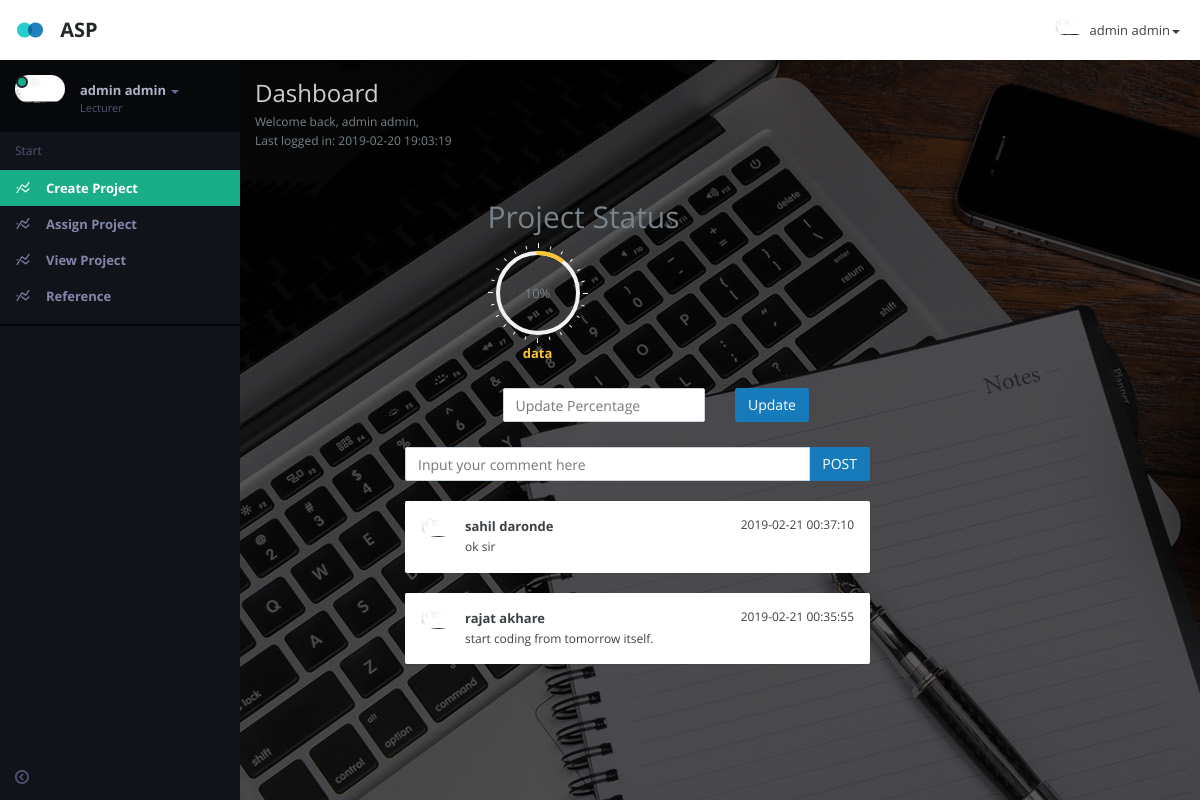
Screenshot of /guide/view_project_details.php?pid=2 (signed in) with the database file from the repository.
### tables this page shows
CREATE TABLE `project_details` (
  `id` int(11) NOT NULL,
  `guide_id` int(11) NOT NULL,
  `project_name` varchar(100) NOT NULL,
  `project_description` varchar(500) NOT NULL,
  `percentage` varchar(10) NOT NULL,
  `created` timestamp NOT NULL DEFAULT CURRENT_TIMESTAMP ON UPDATE CURRENT_TIMESTAMP,
  `project_domain` varchar(50) NOT NULL,
  `start_date` date NOT NULL,
  `end_date` date NOT NULL
);

CREATE TABLE `comments` (
  `id` int(11) NOT NULL,
  `comment` text NOT NULL,
  `user_id` int(11) NOT NULL,
  `project_id` int(11) NOT NULL,
  `created` datetime NOT NULL
);

CREATE TABLE `users` (
  `id` int(11) NOT NULL,
  `firstname` varchar(30) NOT NULL,
  `lastname` varchar(30) NOT NULL,
  `email` varchar(100) NOT NULL,
  `password` varchar(150) NOT NULL,
  `profile_img` varchar(100) NOT NULL,
  `user_type` int(11) NOT NULL,
  `avgmarks` int(10) NOT NULL,
  `status` int(1) NOT NULL,
  `created` timestamp NOT NULL DEFAULT CURRENT_TIMESTAMP ON UPDATE CURRENT_TIMESTAMP,
  `modified` timestamp NOT NULL DEFAULT '0000-00-00 00:00:00',
  `loggedin` timestamp NOT NULL DEFAULT '0000-00-00 00:00:00'
);

### guide/view_project_details.php (the view, shortened to what this page needs)
<?php
Include('../config/connect.php');
$project_id = $_GET['pid'];
$query1 = "SELECT c.comment, c.created, u.firstname, u.lastname FROM comments c INNER JOIN users u ON c.user_id=u.id WHERE project_id = $project_id ORDER BY c.created DESC";
$comments = $mysqli->query($query1) or die($query1."<br>".$mysqli->error);
$query2 = "SELECT percentage FROM project_details WHERE id=$project_id";
$approve = $mysqli->query($query2) or die($query2."<br>".$mysqli->error);
$approveData = $approve->fetch_assoc();
$approveData = $approveData['percentage'];
 ?><!DOCTYPE html><html lang="en" class="app">
<head>
 <link rel="stylesheet" href="css/app.v1.css" type="text/css" />
  <link rel="stylesheet" type="text/css" href="css/style.css" />
 <link rel="stylesheet" href="js/calendar/bootstrap_calendar.css" type="text/css" />
 </head>
 <body class="" >
  <section class="vbox"> <header class="bg-white header header-md navbar navbar-fixed-top-xs box-shadow">
    <div class="navbar-header aside-md dk">
          <a href="dashboard.php" class="navbar-brand"> <img src="images/logo.png" class="m-r-sm" alt="scale">
          <span class="hidden-nav-xs">ASP</span></a>
          <a class="btn btn-link visible-xs" data-toggle="dropdown" data-target=".user"> <i class="fa fa-cog"></i> </a> </div>
             <ul class="nav navbar-nav navbar-right m-n hidden-xs nav-user user"><li class="dropdown">
             <a href="#" class="dropdown-toggle" data-toggle="dropdown">
             <span class="thumb-sm avatar pull-left"> <img src="../images/profile/<?php echo $_SESSION['profile']?>" alt="...">
             </span><?php echo $_SESSION['username']?><b class="caret"></b> </a>
                  </li>
                  </ul>
                  </header>
                  <section>
                  <section class="hbox stretch">
                   <aside class="bg-black aside-md hidden-print hidden-xs" id="nav">
                  <section class="vbox">
                   <section class="w-f scrollable">
                   <div class="slim-scroll" data-height="auto" data-disable-fade-out="true" data-distance="0" data-size="10px" data-railOpacity="0.2"> <div class="clearfix wrapper dk nav-user hidden-xs">
                   <div class="dropdown"> <a href="#" class="dropdown-toggle" data-toggle="dropdown">
                   <span class="thumb avatar pull-left m-r"> <img src="../images/profile/<?php echo $_SESSION['profile']?>" class="dker" alt="...">
                    <i class="on md b-black"></i> </span> <span class="hidden-nav-xs clear"> <span class="block m-t-xs">
                    <strong class="font-bold text-lt"><?php echo $_SESSION['username']?></strong> <b class="caret"></b> </span>
                     <span class="text-muted text-xs block">Lecturer</span>
                      </span> </a>
                           </div> </div>  <nav class="nav-primary hidden-xs">
                          <div class="text-muted text-sm hidden-nav-xs padder m-t-sm m-b-sm">Start</div>
                          <ul class="nav nav-main" data-ride="collapse">
                          <li class="active"><a href="createproject.php" class="auto"> <i class="i i-statistics icon"> </i> <span class="font-bold">Create Project</span> </a>
                          </li>
                          <li><a href="assign_project.php" class="auto"> <i class="i i-statistics icon"> </i> <span class="font-bold">Assign Project</span> </a>
                          </li>
                          <li><a href="view_project.php" class="auto"> <i class="i i-statistics icon"> </i> <span class="font-bold">View Project</span> </a>
                          </li>
                          <li><a href="reference.php" class="auto"> <i class="i i-statistics icon"> </i> <span class="font-bold">Reference</span> </a>
                          </li>
                          </ul>
                            <div class="line dk hidden-nav-xs"></div>  </nav>  </div> </section>
                            <footer class="footer hidden-xs no-padder text-center-nav-xs">
                            <a href="#nav" data-toggle="class:nav-xs" class="btn btn-icon icon-muted btn-inactive m-l-xs m-r-xs"> <i class="i i-circleleft text"></i> <i class="i i-circleright text-active"></i> </a> </footer>
                             </section> </aside>
                             <section id="content">
                             <section class="hbox stretch"> <section> <section class="vbox"> <section class="scrollable padder"><section class="row m-b-md"> <div class="col-sm-6"> <h3 class="m-b-xs text-white">Dashboard</h3> <small>Welcome back, <?php echo $_SESSION['username']?>, <?php
                                if($_SESSION['login_time']!=0){?>
                                <p>Last logged in: <?php echo $_SESSION['login_time']?></p>
                                <?php }?></small>
                             </div>
                             </section>
                             <section class="row m-b-md">
                              <div class="row">
                              <div class="col-md-6 col-md-offset-3">
                              <div class="form-group">
                                <h2>Project Status</h2>
                                <div class="inline text-center"> <div class="easypiechart" data-percent="<?php echo $approveData?>" data-bar-color="#fcc633" data-line-width="4" data-loop="false" data-scale-color="#fff" data-rotate="0" data-size="100"> <div> <span class="step"><?php echo $approveData?></span>% </div> </div> <p class="text-warning font-bold">data</p> </div>
                              </div>
                              <div class="form-group col-md-6">
                              <input type="text" class="form-control col-sm-4" placeholder="Update Percentage" id="updatedPercentage">
                              </div>
                              <div class="col-md-6">
                              <p><button class="btn btn-primary" onclick="updatePercentage(<?php echo $project_id?>)">Update</button></p>
                              </div>
                              </div>
                              </div>
                              <div class="row">
                            <div class="col-sm-6 col-sm-offset-2" >
                              <article class="comment-item media" id="comment-form"> <p> </p><section class="media-body"> <div class="m-b-none"> <div class="input-group"> <input id="comment" type="text" class="form-control" placeholder="Input your comment here"> <span class="input-group-btn"> <button class="btn btn-primary" onclick="comment(<?php echo $project_id?>)">POST</button> </span></div></div> </section> </article>
                              <br/>
                            <?php while($data1=$comments->fetch_assoc()){?>
                           <div class="tab-content"> <div class="panel tab-pane active " id="activities"> <ul class="list-group no-radius m-b-none m-t-n-xxs list-group-lg no-border" > <li class="list-group-item"> <a href="#" class="thumb-sm pull-left m-r-sm"> <img src="../images/profile/<?php echo $_SESSION['profile']?>" class="img-circle"> </a> <a href="#" class="clear"> <small class="pull-right"><?php echo $data1['created'];?></small> <strong class="block"><?php echo $data1['firstname']." ".$data1['lastname']?></strong> <small><?php echo $data1['comment'];?> </small> </a> </li>
                              </ul>
                              </div>
                              </div>
                              <?php }?>
                            </div>
                           </div>
                           </section>
                             </section>
                             </section>
                             </section>
                             </section>
                             </section>
                             </section>
                             </section>
                             </section>
                               </body>
</html>

### guide/css/style.css (style rules this page uses)
body { background-image: url("../images/background.jpg"); width: 100%; height: 100%; }

### rows the page displays
project_details: percentage "10"
comments: created "2019-02-21 00:37:10", user.firstname "sahil", user.lastname "daronde", comment "ok sir"
comments: created "2019-02-21 00:35:55", user.firstname "rajat", user.lastname "akhare", comment "start coding from tomorrow itself."

### other values shown
$_SESSION['username'] "admin admin"
$_SESSION['login_time'] "2019-02-20 19:03:19"
